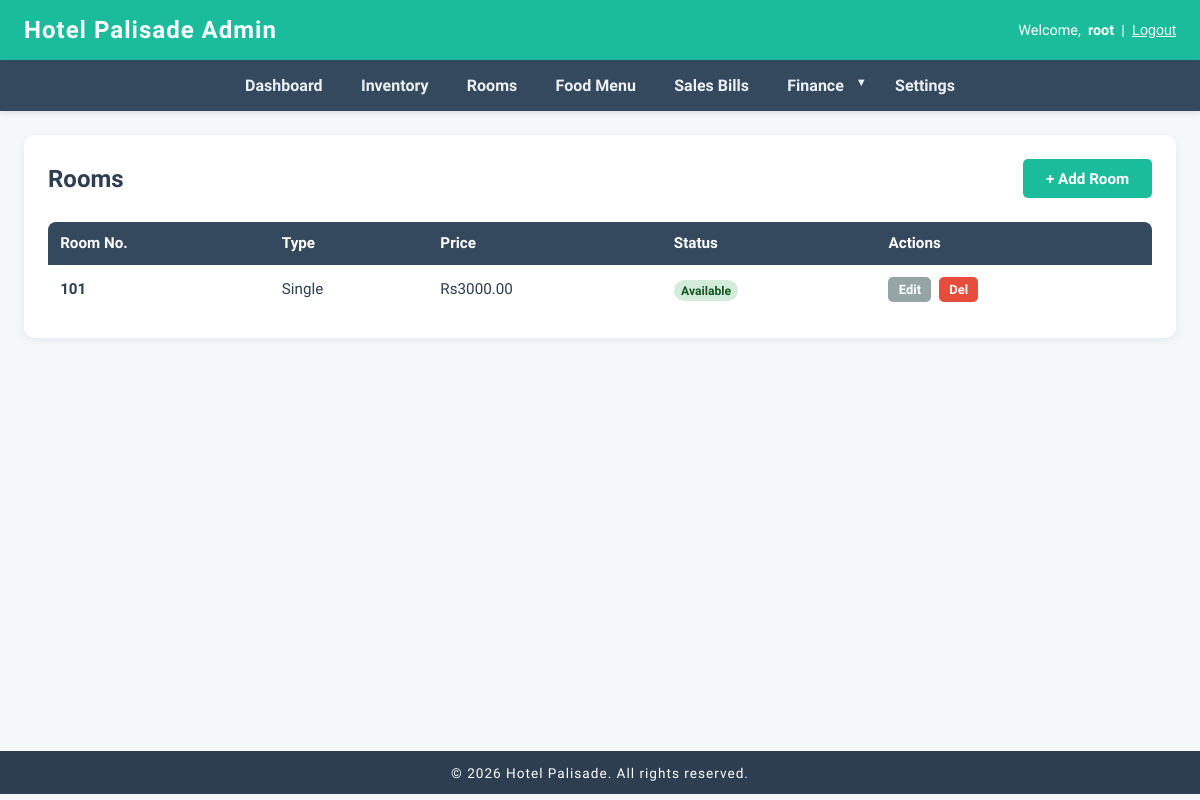
The app's page /dashboard/rooms/ (signed in), older data.
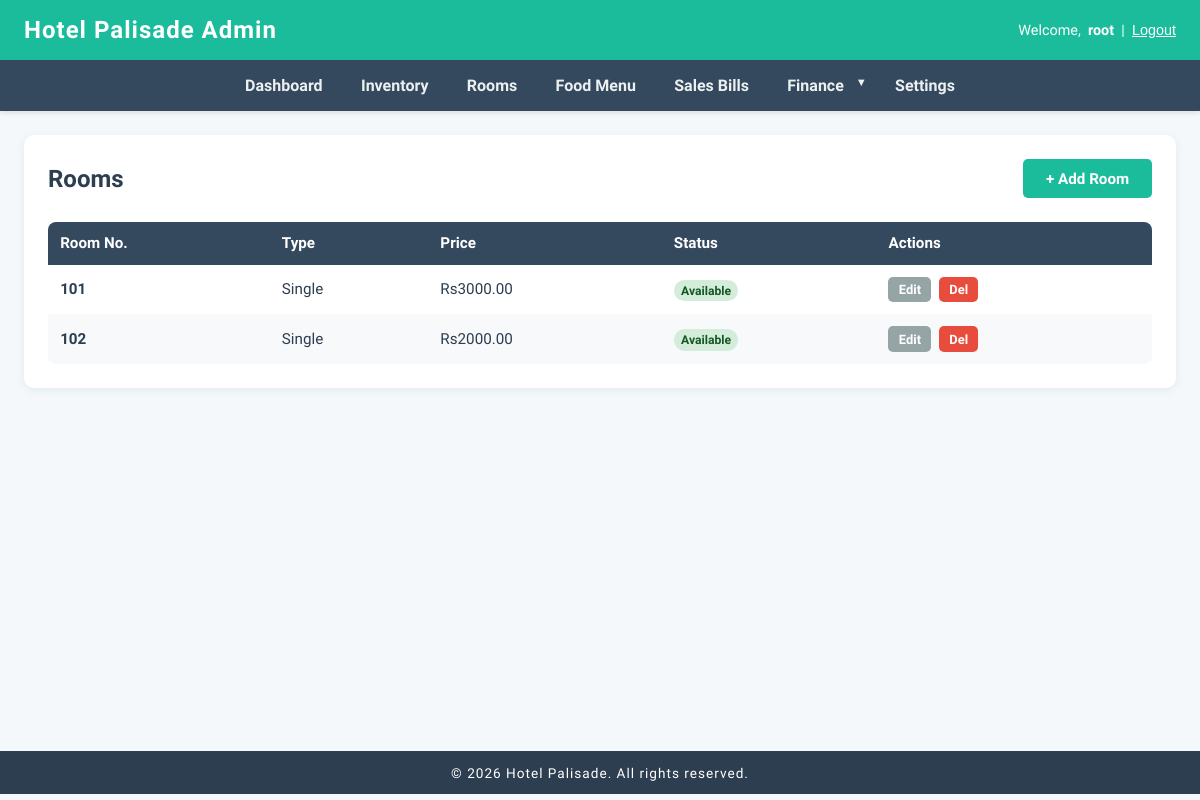
The same page, newer data.
### rooms/models.py (models this page shows, shortened)
class Room(models.Model):
	ROOM_TYPES = [
		("single", "Single"),
		("double", "Double"),
		("suite", "Suite"),
	]
	STATUS_CHOICES = [
		("available", "Available"),
		("booked", "Booked"),
		("occupied", "Occupied"),
		("maintenance", "Maintenance"),
	]
	number = models.CharField(max_length=10, unique=True)
	room_type = models.CharField(max_length=10, choices=ROOM_TYPES)
	status = models.CharField(max_length=15, choices=STATUS_CHOICES, default="available")
	is_available = models.BooleanField(default=True)
	price_per_night = models.DecimalField(max_digits=8, decimal_places=2)

### dashboard/views.py (the view)
# urls.py: path('rooms/', views.room_list, name='room_list'),
@login_required(login_url='login')
def room_list(request):
	rooms = Room.objects.all().order_by('number')
	return render(request, 'dashboard/rooms/list.html', {'rooms': rooms})

### dashboard/templates/dashboard/rooms/list.html (shortened to what this page needs)
{% extends 'base.html' %}
{% block content %}
<div class="container">
    <div class="header-section">
        <h2>Rooms</h2>
        <a href="{% url 'room_create' %}" class="btn">+ Add Room</a>
    </div>
    {% if rooms %}
    <div class="table-responsive">
        <table>
            <thead>
                <tr>
                    <th>Room No.</th>
                    <th>Type</th>
                    <th>Price</th>
                    <th>Status</th>
                    <th>Actions</th>
                </tr>
            </thead>
            <tbody>
                {% for room in rooms %}
                <tr>
                    <td data-label="Room"><strong>{{ room.number }}</strong></td>
                    <td data-label="Type">{{ room.get_room_type_display }}</td>
                    <td data-label="Price">Rs{{ room.price_per_night }}</td>
                    <td data-label="Status">
                        {% if room.status == 'available' %}
                            <span class="badge badge-success">Available</span>
                        {% elif room.status == 'booked' %}
                            <span class="badge badge-warning">Booked</span>
                        {% elif room.status == 'occupied' %}
                            <span class="badge badge-danger">Occupied</span>
                        {% elif room.status == 'maintenance' %}
                            <span class="badge badge-info">Maintenance</span>
                        {% endif %}
                    </td>
                    <td data-label="Actions">
                        <div class="actions">
                            <a href="{% url 'room_update' room.pk %}" class="btn btn-secondary">Edit</a>
                            <a href="{% url 'room_delete' room.pk %}" class="btn btn-danger">Del</a>
                        </div>
                    </td>
                </tr>
                {% endfor %}
            </tbody>
        </table>
    </div>
    {% else %}
    <div class="empty-state">
        <p>No rooms found. <a href="{% url 'room_create' %}">Add your first room</a></p>
    </div>
    {% endif %}
</div>
{% endblock %}

Row changes from the older to the newer data that the page shows:
added Room: number "102", room_type "Single", price_per_night "2000.00", status "Available"
